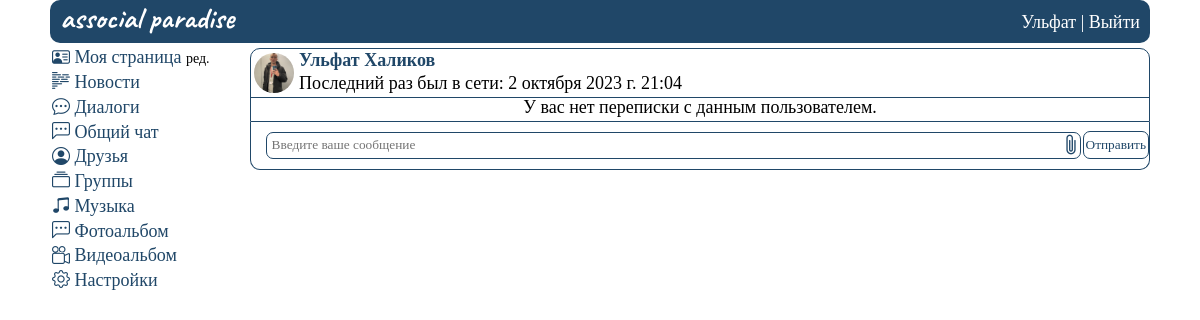
Before: /dialogues/send2 (signed in) with the older database file.
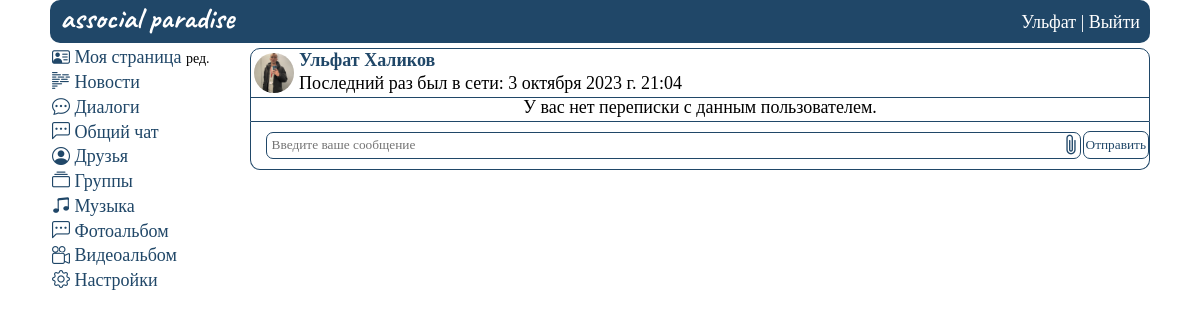
After: the same page with the newer database file.
### mysite/models.py (models this page shows, shortened)
class UserProfile(models.Model):
    ciggar_choices = [
        ('p', 'Положительное'),
        ('n', 'Отрицательное'),
    ]
    alco_choices = [
        ('p', 'Положительное'),
        ('n', 'Отрицательное'),
    ]
    gender_choices = [
        ('m', 'Мужской'),
        ('w', 'Женский'),
    ]
    religion_choices = [
        ('chr', 'Христианство'),
        ('isl', 'Ислам'),
        ('ind', 'Индуизм'),
        ('bdm', 'Буддизм'),
        ('iud', 'Иудаизм'),
        ('atm', 'Атеизм'),
    ]
    user = models.OneToOneField(User, on_delete=models.CASCADE)
    avatar = models.ImageField(
        upload_to="mysite/static/images/personal_photos/", blank=True, verbose_name='Аватарка',
        default='mysite/static/images/icons/none_avatar.png')
    first_name = models.CharField(max_length=20, blank=True, null=True, verbose_name='Имя')
    last_name = models.CharField(max_length=20, blank=True, null=True, verbose_name='Фамилия')
    birthdate = models.DateField(blank=True, null=True, verbose_name='Дата рождения')
    gender = models.CharField(max_length=1, blank=True, null=True, choices=gender_choices, verbose_name='Пол')
    hometown = models.CharField(max_length=30, blank=True, null=True, verbose_name='Родной город')
    fav_music = models.CharField(max_length=30, blank=True, null=True, verbose_name='Любимая музыка')
    fav_movies = models.CharField(max_length=30, blank=True, null=True, verbose_name='Любимые фильмы')
    fav_quotes = models.CharField(max_length=30, blank=True, null=True, verbose_name='Любимые цитаты')
    ciggar = models.CharField(max_length=1, blank=True, null=True, choices=ciggar_choices,
                              verbose_name='Отношение к курению')
    alco = models.CharField(max_length=1, blank=True, null=True, choices=alco_choices,
                            verbose_name='Отношение к алкоголю')
    religion = models.CharField(max_length=3, blank=True, null=True, choices=religion_choices, verbose_name='Религия')
    about = models.TextField(max_length=150, blank=True, null=True, verbose_name='О себе')
    plink = models.CharField(max_length=10, blank=True, null=True, verbose_name='Короткая ссылка')
    telegram = models.CharField(max_length=30, blank=True, null=True, verbose_name='Telegram')
    instagram = models.CharField(max_length=30, blank=True, null=True, verbose_name='Instagram')
    email = models.EmailField(max_length=30, blank=True, null=True, verbose_name='Почта')
    phone = models.CharField(max_length=12, blank=True, null=True, verbose_name='Телефон')
    class Meta:
        verbose_name_plural = 'Информация о пользователях'

### mysite/views.py (the view, shortened to what this page needs)
# urls.py: path('dialogues/send<int:pk>', viewDialogues, name='viewDialogues'),
@login_required(login_url='home')
def viewDialogues(request, pk):
    clean_id = re.findall(r'\d+', request.path)
    userid = getAuthUser(request)
    personal_data = getUser(userid)
    form = DialogsForm()
    allDialogues = getAllMessages(userid)
    unread_messages = calculation_unread(allDialogues, userid)
    dialogues = Dialogs.objects.raw(
        f'select * from mysite_dialogs di join mysite_userprofile up on di.user_sender_id = up.user_id where di.user_sender_id = {clean_id[0]} and di.user_recipient_id = {userid} or di.user_sender_id = {userid} and di.user_recipient_id = {clean_id[0]} order by di.time_create desc')
    user_info = UserProfile.objects.raw(
        f'select * from mysite_userprofile up join auth_user au on au.id = up.user_id where up.user_id = {clean_id[0]}')
    try:
        dialogObj = HaveDialog.objects.get(user_sender_id=clean_id[0], user_recipient_id=userid,
                                           last_sender=clean_id[0])
        dialogObj.status_message = 1
        if dialogObj:
            dialogObj2 = HaveDialog.objects.get(user_sender_id=userid, user_recipient_id=clean_id[0],
                                                last_sender=clean_id[0])
            dialogObj2.status_message = 1
            dialogObj2.save()
        dialogObj.save()
    except:
        pass
    data = {
        'allDialogues': allDialogues,
        'unread_messages': unread_messages,
        'userid': userid,
        'dialogues': dialogues,
        'form': form,
        'user_info': user_info,
        'personal_data': personal_data
    }
    return render(request, 'viewDialogues.html', data)

### mysite/forms.py
class DialogsForm(ModelForm):
    class Meta:
        model = Dialogs
        fields = ['private_message', 'private_img']
        widgets = {
            "private_message": TextInput(attrs={
                'placeholder': 'Введите ваше сообщение',
                'autofocus': True,
            }),
            "private_img": FileInput(attrs={
                'style': 'display:none',
            })
        }

### mysite/views.py (called while the page is built)
def getAuthUser(request):
    return request.session.get('is_auth', False)

def getUser(userid):
    return UserProfile.objects.get(user_id=userid)

def calculation_unread(messages, userid):
    msg = 0
    for i in messages:
        if i.status_message == 0 and int(i.last_sender) != userid:
            msg += 1
    return msg

### mysite/templates/viewDialogues.html (shortened to what this page needs)
{%extends 'base.html'%}
{% load static %}
{%block content%}
    <div class="wrapper_users">
    {% include "header.html" %}
    <div class="rows_user">
        <div class="col1_user">
            {% include "menu.html" %}
        </div>
        <div class="col2_user">
            <div class="dialogs__content2">
                <div class="dialogs__items">
                    {% for row in user_info %}
                    <div class="user__info">
                        <div class="user__info__row">
                            <div class="user__name_photo">
                                <a href="{% url 'viewUser' row.id %}"><img src="{% static row.avatar|cut:'mysite/static' %}" class="img"></a>
                            </div>
                            <div class="user__name">
                                <div class="user__first_name">
                                    <a href="{% url 'viewUser' row.id %}">{{ row.first_name }} {{ row.last_name }}</a>
                                </div>
                                <div class="user__time">
                                    {% if row.last_login %}Последний раз был в сети: {{ row.last_login }} {% else %} Данный пользователь еще не появлялся в сети.{% endif %}
                                </div>
                            </div>
                        </div>
                    </div>
                    {% endfor %}
                    {% if dialogues %}
                    <div class="dialogs__item">
                    {% for item in dialogues %}
                        <div class="dialogs__info">
                            <div class="dialogs__image">
                                <a href="{% url 'viewUser' item.user_sender_id %}"><img class="img" src="{% static item.avatar|cut:'mysite/static' %}"></a>
                            </div>
                            <div class="dialogs__sender">
                                <a href="{% url 'viewUser' item.user_sender_id %}" class=''>{{ item.first_name }}</a><span class="dialogs__time">{{ item.time_create }}</span>
                                <div class="dialog__message">
                                    {{ item.private_message }}
                                    {% if item.private_img %}
                                    <div class="message__pic">
                                        <img src="{% static item.private_img|cut:'mysite/static' %}">
                                    </div>
                                    {% endif %}
                                </div>
                            </div>
                        </div>
                    {% endfor %}
                    </div>
                    {% else %}
                    <div class="none_dialogs">
                        <span>У вас нет переписки с данным пользователем.</span>
                    </div>
                    {% endif %}
                </div>
            </div>
            <div class="dialog_form">
                <form method="post" enctype="multipart/form-data">
                    <div class="flex_obj">
                      <div class="wall_form">
                        {{ form.private_message }}
                      </div>
                        <label for="id_private_img" class='clip_icon bi bi-paperclip' style='font-size: 1.5rem; color: #204768;'></label>
                        <div class="wall_form_button">
                            <button type="submit">Отправить</button>
                        </div>
                </form>
            </div>
        </div>
    </div>
{%endblock%}

### mysite/templates/header.html
{%extends 'base.html'%}
{% load static %}
{%block content%}
<header class="header">
      <ul class="header__sidebar">
        <li class="header__logo"><a href="{% url 'home' %}">associal paradise</a></li>
        <li class="header__item"><a href="{% url 'home' %}">{{personal_data.first_name}}</a> | <a type="submit" href="{% url 'out' %}">Выйти</a></li>
      </ul>
 </header>
{%endblock%}

Changed rows visible on the page:
changed UserProfile "Ульфат": last_login "2 октября 2023 г. 21:04" → "3 октября 2023 г. 21:04"
